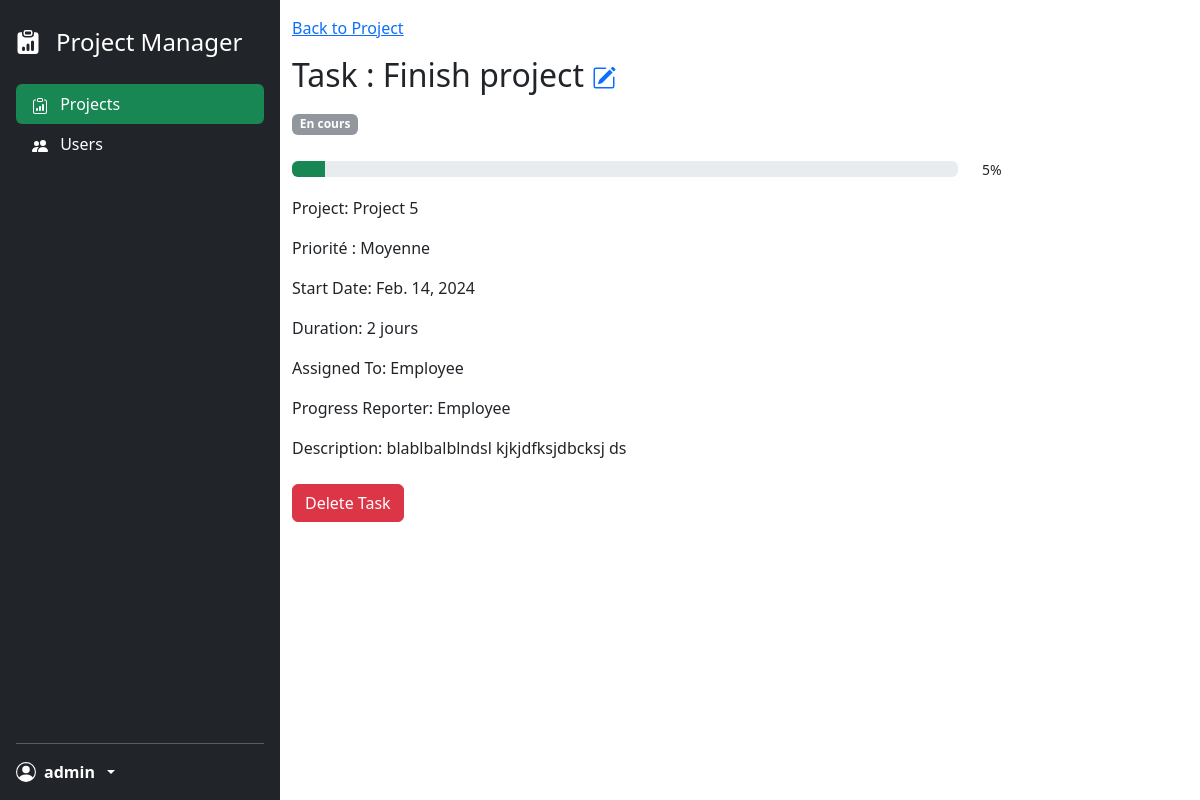
The page /task/1/ (signed in) on the database its author committed.
### project_app/models.py (models this page shows, shortened)
class Task(models.Model):
    STATUS_CHOICES = (
        ('paused', 'En pause'),
        ('planned', 'Planifié'),
        ('ongoing', 'En cours'),
        ('completed', 'Réalisée'),
        ('validated', 'Validée'),
    )
    PRIORITY_CHOICES = (
        ('low', 'Faible'),
        ('medium', 'Moyenne'),
        ('high', 'Élevée'),
    )
    task_name = models.CharField(max_length=100)
    description = models.TextField()
    priority = models.CharField(max_length=20, choices=PRIORITY_CHOICES)
    start_date = models.DateField()
    duration = models.IntegerField()
    status = models.CharField(max_length=20, choices=STATUS_CHOICES)
    completion_percentage = models.IntegerField(default=0)
    project = models.ForeignKey('Project', on_delete=models.CASCADE)
    assigned_to = models.ManyToManyField(User, related_name='assigned_tasks')
    progress_reporter = models.ForeignKey(User, on_delete=models.CASCADE, related_name='progress_reports')
    parent_task = models.ForeignKey('self', on_delete=models.CASCADE, null=True, blank=True, related_name='sub_tasks')

class Project(models.Model):
    STATUS_CHOICES = (
        ('paused', 'En pause'),
        ('planned', 'Planifié'),
        ('pending', 'En cours'),
        ('delivered', 'Livré'),
    )
    project_name = models.CharField(max_length=100)
    start_date = models.DateField(default=timezone.now)
    delivery_date = models.DateField()
    status = models.CharField(max_length=20, choices=STATUS_CHOICES, default='planned') # status par défault sur "planifié" à la création
    progress_percentage = models.IntegerField(default=0)
    project_manager = models.ForeignKey(User, on_delete=models.CASCADE, related_name='projects_managed')
    def __str__(self):
        return self.project_name

class User(models.Model):
    ROLE_CHOICES = (
        ('manager', 'Manager'),
        ('employee', 'Employee'),
    )
    username = models.CharField(max_length=100)
    email = models.EmailField(unique=True)
    user_role = models.CharField(max_length=20, choices=ROLE_CHOICES)
    password = models.CharField(max_length=255, default='123')
    def __str__(self):
        return self.username

### project_app/decorators.py (the view)
    def wrapped_view(request, *args, **kwargs):
        if request.user.is_authenticated:
            return view_func(request, *args, **kwargs)
        else:
            return redirect('connexion')

### project_app/context_processors.py (called while the page is built)
def logged_in_username(request):
    username = None
    if request.user.is_authenticated:
        username = request.user.username
    return {'logged_in_username': username}

### project_app/views.py (called while the page is built)
@login_required
def task_details(request, task_id):
    task = get_object_or_404(Task, id=task_id)
    return render(request, 'task/task_details.html', {'task': task})

### templates/task/task_details.html (shortened to what this page needs)
{% load static %}
<!DOCTYPE html>
<html lang="en">
<head>
    <link href="{% static 'css/style.css' %}" rel="stylesheet">
    <link href="{% static 'css/bootstrap.min.css' %}" rel="stylesheet">
</head>
<body>
<div class="container-fluid">
    <div class="row flex-sm-nowrap">
        {% include 'navigation.html' %}
        <div class="col py-3">
            <a href="{% url 'project_details' task.project.id %}">Back to Project</a>
            <h2 class="my-3">
                Task : {{ task.task_name }}
                <span>
                    <a href="{% url 'edit_task' task.id %}">
                    </a>
                </span>
            </h2>
            <div class="mb-4">
                {% if task.status == 'paused' %}
                    <span class="badge text-bg-danger">En pause</span>
                {% elif task.status == 'planned' %}
                    <span class="badge text-bg-light">Planifié</span>
                {% elif task.status == 'ongoing' %}
                    <span class="badge text-bg-secondary bg-opacity-75">En cours</span>
                {% elif task.status == 'completed' %}
                    <span class="badge text-bg-success">Réalisée</span>
                {% elif task.status == 'validated' %}
                    <span class="badge text-bg-success bg-opacity-75">Validée</span>
                {% endif %}
            </div>
            <div class="row align-items-center mb-3">
                <div class="col">
                    <div class="progress" role="progressbar"
                         aria-valuenow="{{ task.completion_percentage }}" aria-valuemin="0"
                         aria-valuemax="100">
                        <div class="progress-bar bg-success"
                             style="width: {{ task.completion_percentage }}%"></div>
                    </div>
                </div>
                <small class="col-3">{{ task.completion_percentage }}%</small>
            </div>
            <p>Project: {{ task.project }}</p>
            <p>Priorité :
                {% if task.priority == 'low' %}
                    Faible
                {% elif task.priority == 'medium' %}
                    Moyenne
                {% elif task.priority == 'high' %}
                    Élevée
                {% endif %}
            </p>
            <p>Start Date: {{ task.start_date }}</p>
            <p>Duration: {{ task.duration }} jours</p>
            <p>Assigned To:
                {% for user in task.assigned_to.all %}
                    {{ user.username }}{% if not forloop.last %}, {% endif %}
                {% endfor %}
            </p>
            <p>Progress Reporter: {{ task.progress_reporter }}</p>
            <p>Description: {{ task.description }}</p>
        <form id="deleteTaskForm" method="post" action="{% url 'delete_task' task.id %}">
            <button class="btn btn-danger my-2" type="button" id="deleteTaskButton">Delete Task</button>
        </form>
        </div>
    </div>
</div>
</body>
</html>

### templates/navigation.html (shortened to what this page needs)
<div class="d-flex flex-column flex-shrink-0 p-3 text-bg-dark min-vh-100" style="width: 280px;">
    <a href="{% url 'home' %}" class="navbar-brand d-flex gap-3 mb-4 mt-2">
        <span class="fs-4">Project Manager</span>
    </a>
    <ul class="nav nav-pills flex-column mb-auto">
    <li class="nav-item">
        <a href="{% url 'home' %}" class="nav-link text-white {% if request.path|slice:":9" == '/projects' or request.path|slice:":6" == '/task/' or request.path == '/' %}current{% endif %}">
            Projects
        </a>
    </li>
    <li>
        <a href="{% url 'home_user' %}" class="nav-link text-white {% if request.path|slice:":6" == '/users' %}current{% endif %}">
            Users
        </a>
    </li>
</ul>
    <hr>
    <div class="dropdown">
        <a href="#" class="d-flex align-items-center gap-2 text-white text-decoration-none dropdown-toggle"
           data-bs-toggle="dropdown" aria-expanded="false">
            <svg xmlns="http://www.w3.org/2000/svg" width="1.25rem" fill="currentColor" viewBox="0 0 16 16">
                <path d="M11 6a3 3 0 1 1-6 0 3 3 0 0 1 6 0"></path>
                <path fill-rule="evenodd"
                      d="M0 8a8 8 0 1 1 16 0A8 8 0 0 1 0 8m8-7a7 7 0 0 0-5.468 11.37C3.242 11.226 4.805 10 8 10s4.757 1.225 5.468 2.37A7 7 0 0 0 8 1"></path>
            </svg>
            <strong>{% block logged_in_username %}{{ logged_in_username }}{% endblock %}</strong>
        </a>
    </div>
</div>

### project_app/static/css/style.css (style rules this page uses)
.current { background-color: #198754 !important; }

### rows shown on the page
Task: task_name "Finish project", completion_percentage "5", project "Project 5", start_date "Feb. 14, 2024", duration "2", progress_reporter "Employee", description "blablbalblndsl kjkjdfksjdbcksj ds"
User: username "Employee"

### other values the page prints
{{ logged_in_username }} "admin"
